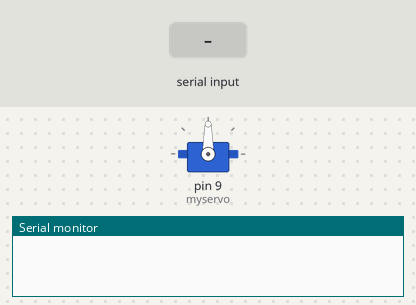
This sketch was run on a simulated Arduino Uno, built with avr-gcc and run on an emulated ATmega328P. On the bench: servo, the last lines printed to the serial monitor. The inputs (shaded band) are chosen by the test bench.

Above: at 1.2 s.
1.3 s: "30,150\n" received over Serial
At 3.5 s:
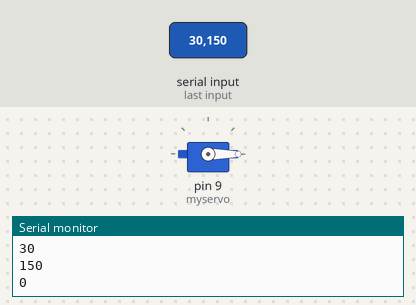
3.8 s: "90,45\n" received over Serial
At 4.6 s:
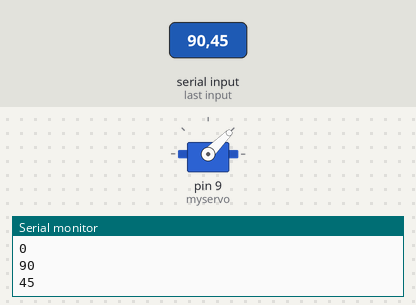
6.3 s: "200\n" received over Serial
At 7.1 s:
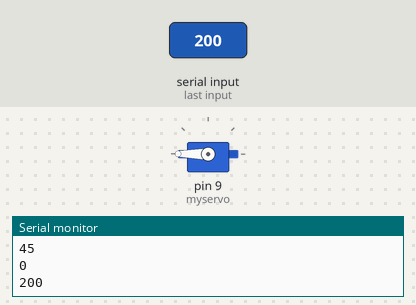
Timing chart, 0 to 9.3 s (numbered marks = the images above; inputs shaded):
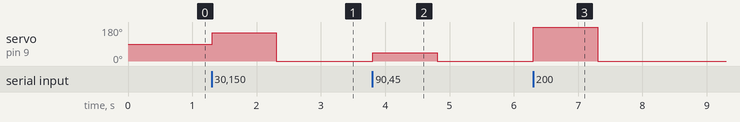

The sketch:

P2.ino
```cpp
#include <Servo.h>

Servo myservo;  // objeto servo

//Variable que almacenará la información
//recibida mediante puerto serie
int tecla;

void setup() {
  Serial.begin(9600);
  myservo.attach(9);  // Pin 9 asignado al servo
}

void loop() {

  if (Serial.available()>0){//Si recibe algún byte desde puerto serie

    tecla = Serial.parseInt(); //Leemos y parseamos a entero el valor recibido para usarlo en el servo
    myservo.write(tecla); //Indicamos al servo a qué grados se tiene que poner

    Serial.println(tecla);
  }

}
```

Measured:
- after the input at 1.3 s, servo on pin 9 (myservo): 90° → 150° at once, → 0° 1.0 s later
- after the input at 3.8 s, servo on pin 9 (myservo): 0° → 45° at once, → 0° 1.0 s later
- after the input at 6.3 s, servo on pin 9 (myservo): 0° → 180° at once, → 0° 1.0 s later
